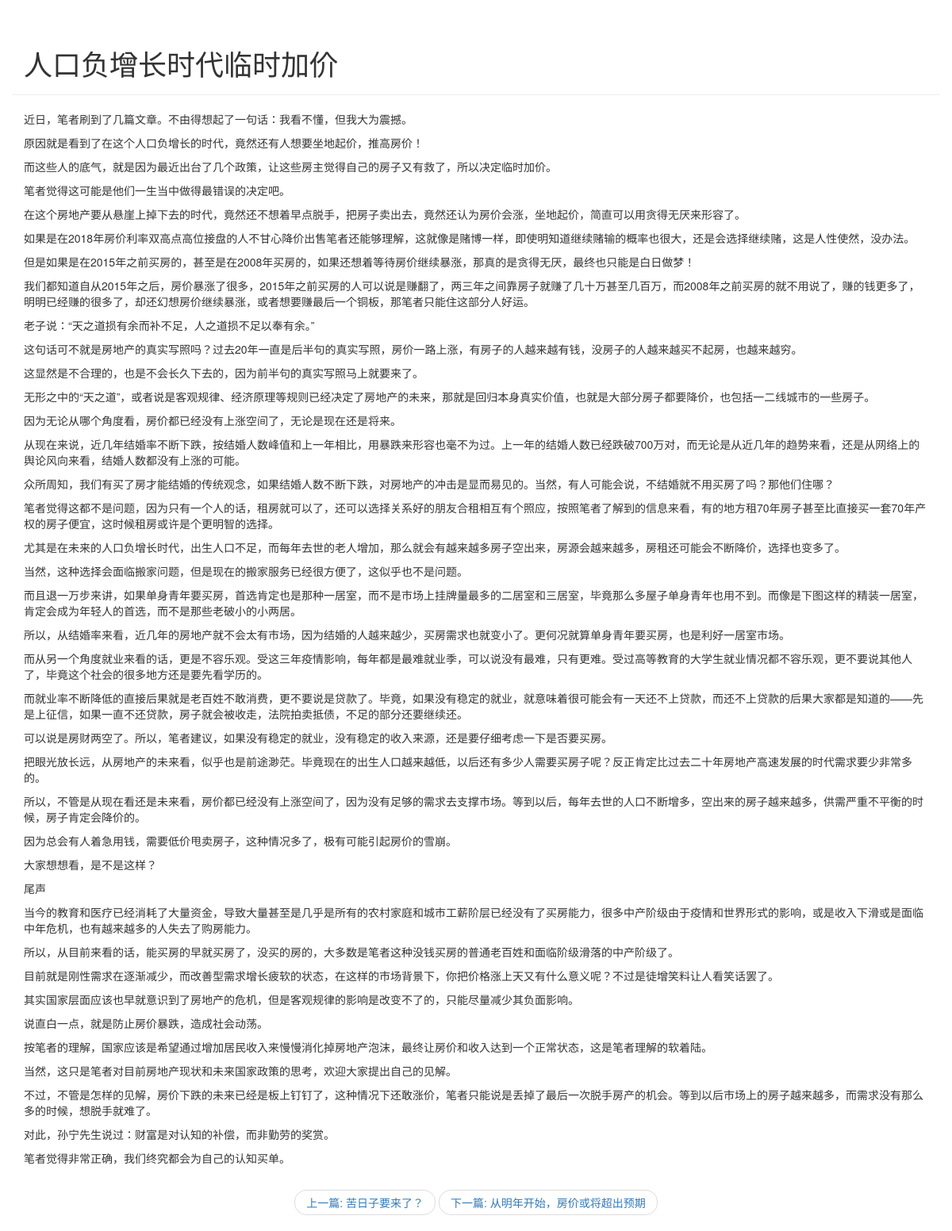
Screenshot of /blog/detail/4 with the database file from the repository.
### blog/models.py (models this page shows, shortened)
class Article(models.Model):
    article_id = models.AutoField(primary_key=True)
    title = models.TextField()
    brief = models.TextField()
    content = models.TextField()
    publish_date = models.DateTimeField(auto_now=True)
    pass

### blog/views.py (the view)
# urls.py: path('detail/<int:article_id>', blog.views.get_detail_page),
def get_detail_page(request, article_id):
    all_article = Article.objects.all()
    curr = None
    pre_inx = 0
    next_inx = len(all_article)
    pre_art = None
    next_art = None
    for index, article in enumerate(all_article):
        if index == 0:
            pre_inx = 0
            next_inx = index + 1
        elif index == len(all_article) - 1:
            next_inx = index
            pre_inx = index - 1
        else:
            pre_inx = index - 1
            next_inx = index + 1
        if article.article_id == article_id:
            curr = article
            pre_art = all_article[pre_inx]
            next_art = all_article[next_inx]
            break
    section_list = curr.content.split('\n')
    return render(request, 'blog/detail.html',
                  {
                      'curr_article': curr,
                      'section_list': section_list,
                      'pre_art': pre_art,
                      'next_art': next_art
                  }
                  )

### blog/templates/blog/detail.html (shortened to what this page needs)
<!DOCTYPE html>
<html lang="en">
<head>
    <link rel="stylesheet" href="https://cdn.bootcdn.net/ajax/libs/twitter-bootstrap/3.4.1/css/bootstrap.min.css"
>
    <link rel="stylesheet" href="https://cdn.bootcdn.net/ajax/libs/twitter-bootstrap/3.4.1/css/bootstrap-theme.min.css"
>
</head>
<body>
<div class="container page-header">
    <h1>{{ curr_article.title }}</h1>
</div>
<div class="container body-main">
    <div>
        {% for section in section_list %}
        <p>{{ section }}</p>
        {% endfor %}
    </div>
</div>
<div>
    <nav aria-label="...">
      <ul class="pager">
        <li><a href="/blog/detail/{{ pre_art.article_id }}">上一篇: {{ pre_art.title }}</a></li>
        <li><a href="/blog/detail/{{ next_art.article_id }}">下一篇: {{ next_art.title }}</a></li>
      </ul>
    </nav>
</div>
</body>
</html>

### rows the page displays
Article: title "人口负增长时代临时加价"
Article: title "苦日子要来了？"
Article: title "从明年开始，房价或将超出预期"

### other values shown
{{ section }} "近日，笔者刷到了几篇文章。不由得想起了一句话：我看不懂，但我大为震撼。" "原因就是看到了在这个人口负增长的时代，竟然还有人想要坐地起价，推高房价！" "而这些人的底气，就是因为最近出台了几个政策，让这些房主觉得自己的房子又有救了，所以决定临时加价。" "笔者觉得这可能是他们一生当中做得最错误的决定吧。" "在这个房地产要从悬崖上掉下去的时代，竟然还不想着早点脱手，把房子卖出去，竟然还认为房价会涨，坐地起价，简直可以用贪得无厌来形容了。" "如果是在2018年房价利率双高点高位接盘的人不甘心降价出售笔者还能够理解，这就像是赌博一样，即使明知道继续赌输的概率也很大，还是会选择继续赌，这是人性使然，没办法。" "但是如果是在2015年之前买房的，甚至是在2008年买房的，如果还想着等待房价继续暴涨，那真的是贪得无厌，最终也只能是白日做梦！" "我们都知道自从2015年之后，房价暴涨了很多，2015年之前买房的人可以说是赚翻了，两三年之间靠房子就赚了几十万甚至几百万，而2008年之前买房的就不用说了，赚的钱更多了，明明已经赚的很多了，却还幻想房价继续暴涨，或者想要赚最后一个铜板，那笔者只能住这部分人好运。" "老子说：“天之道损有余而补不足，人之道损不足以奉有余。”" "这句话可不就是房地产的真实写照吗？过去20年一直是后半句的真实写照，房价一路上涨，有房子的人越来越有钱，没房子的人越来越买不起房，也越来越穷。" "这显然是不合理的，也是不会长久下去的，因为前半句的真实写照马上就要来了。" "无形之中的“天之道”，或者说是客观规律、经济原理等规则已经决定了房地产的未来，那就是回归本身真实价值，也就是大部分房子都要降价，也包括一二线城市的一些房子。" "因为无论从哪个角度看，房价都已经没有上涨空间了，无论是现在还是将来。" "从现在来说，近几年结婚率不断下跌，按结婚人数峰值和上一年相比，用暴跌来形容也毫不为过。上一年的结婚人数已经跌破700万对，而无论是从近几年的趋势来看，还是从网络上的舆论风向来看，结婚人数都没有上涨的可能。" "众所周知，我们有买了房才能结婚的传统观念，如果结婚人数不断下跌，对房地产的冲击是显而易见的。当然，有人可能会说，不结婚就不用买房了吗？那他们住哪？" "笔者觉得这都不是问题，因为只有一个人的话，租房就可以了，还可以选择关系好的朋友合租相互有个照应，按照笔者了解到的信息来看，有的地方租70年房子甚至比直接买一套70年产权的房子便宜，这时候租房或许是个更明智的选择。" "尤其是在未来的人口负增长时代，出生人口不足，而每年去世的老人增加，那么就会有越来越多房子空出来，房源会越来越多，房租还可能会不断降价，选择也变多了。" "当然，这种选择会面临搬家问题，但是现在的搬家服务已经很方便了，这似乎也不是问题。" "而且退一万步来讲，如果单身青年要买房，首选肯定也是那种一居室，而不是市场上挂牌量最多的二居室和三居室，毕竟那么多屋子单身青年也用不到。而像是下图这样的精装一居室，肯定会成为年轻人的首选，而不是那些老破小的小两居。" "所以，从结婚率来看，近几年的房地产就不会太有市场，因为结婚的人越来越少，买房需求也就变小了。更何况就算单身青年要买房，也是利好一居室市场。" "而从另一个角度就业来看的话，更是不容乐观。受这三年疫情影响，每年都是最难就业季，可以说没有最难，只有更难。受过高等教育的大学生就业情况都不容乐观，更不要说其他人了，毕竟这个社会的很多地方还是要先看学历的。" "而就业率不断降低的直接后果就是老百姓不敢消费，更不要说是贷款了。毕竟，如果没有稳定的就业，就意味着很可能会有一天还不上贷款，而还不上贷款的后果大家都是知道的——先是上征信，如果一直不还贷款，房子就会被收走，法院拍卖抵债，不足的部分还要继续还。" "可以说是房财两空了。所以，笔者建议，如果没有稳定的就业，没有稳定的收入来源，还是要仔细考虑一下是否要买房。" "把眼光放长远，从房地产的未来看，似乎也是前途渺茫。毕竟现在的出生人口越来越低，以后还有多少人需要买房子呢？反正肯定比过去二十年房地产高速发展的时代需求要少非常多的。" "所以，不管是从现在看还是未来看，房价都已经没有上涨空间了，因为没有足够的需求去支撑市场。等到以后，每年去世的人口不断增多，空出来的房子越来越多，供需严重不平衡的时候，房子肯定会降价的。" "因为总会有人着急用钱，需要低价甩卖房子，这种情况多了，极有可能引起房价的雪崩。" "大家想想看，是不是这样？" "尾声" "当今的教育和医疗已经消耗了大量资金，导致大量甚至是几乎是所有的农村家庭和城市工薪阶层已经没有了买房能力，很多中产阶级由于疫情和世界形式的影响，或是收入下滑或是面临中年危机，也有越来越多的人失去了购房能力。" "所以，从目前来看的话，能买房的早就买房了，没买的房的，大多数是笔者这种没钱买房的普通老百姓和面临阶级滑落的中产阶级了。" "目前就是刚性需求在逐渐减少，而改善型需求增长疲软的状态，在这样的市场背景下，你把价格涨上天又有什么意义呢？不过是徒增笑料让人看笑话罢了。" "其实国家层面应该也早就意识到了房地产的危机，但是客观规律的影响是改变不了的，只能尽量减少其负面影响。" "说直白一点，就是防止房价暴跌，造成社会动荡。" "按笔者的理解，国家应该是希望通过增加居民收入来慢慢消化掉房地产泡沫，最终让房价和收入达到一个正常状态，这是笔者理解的软着陆。" "当然，这只是笔者对目前房地产现状和未来国家政策的思考，欢迎大家提出自己的见解。" "不过，不管是怎样的见解，房价下跌的未来已经是板上钉钉了，这种情况下还敢涨价，笔者只能说是丢掉了最后一次脱手房产的机会。等到以后市场上的房子越来越多，而需求没有那么多的时候，想脱手就难了。" "对此，孙宁先生说过：财富是对认知的补偿，而非勤劳的奖赏。" "笔者觉得非常正确，我们终究都会为自己的认知买单。"
